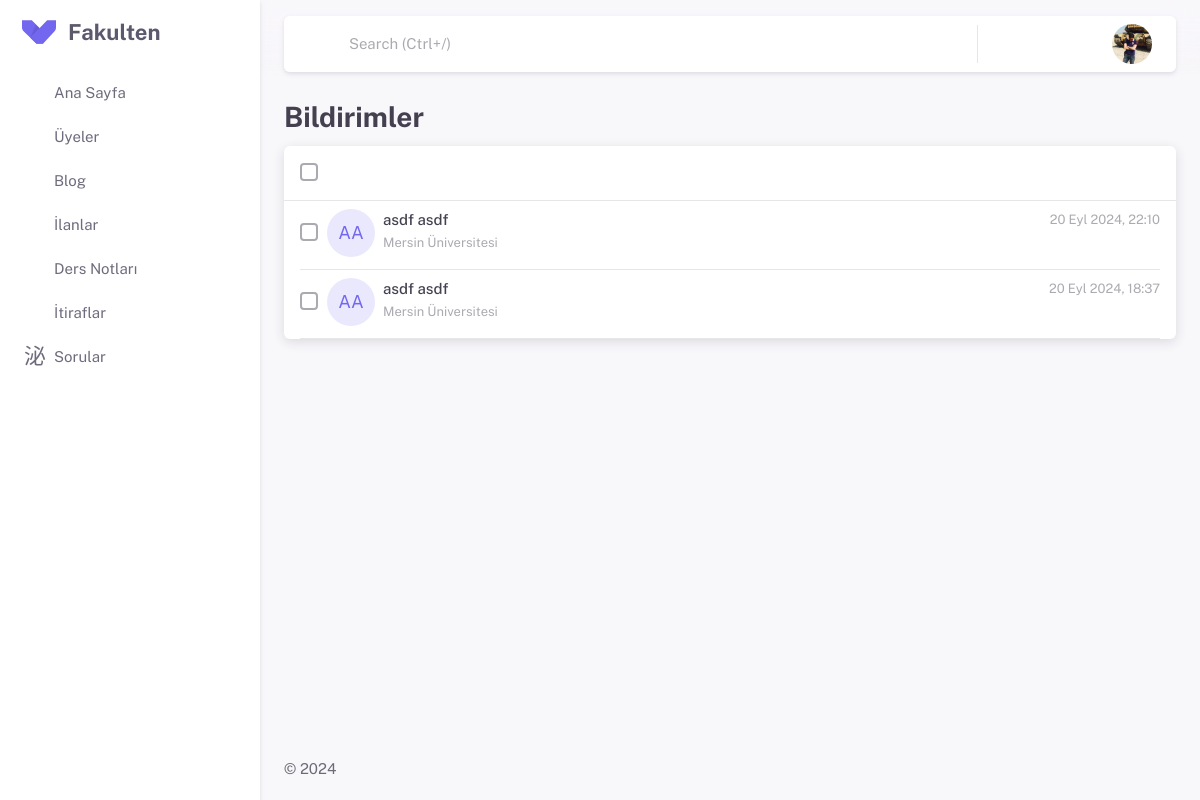
Before: /notifications/ (signed in) with the older database file.
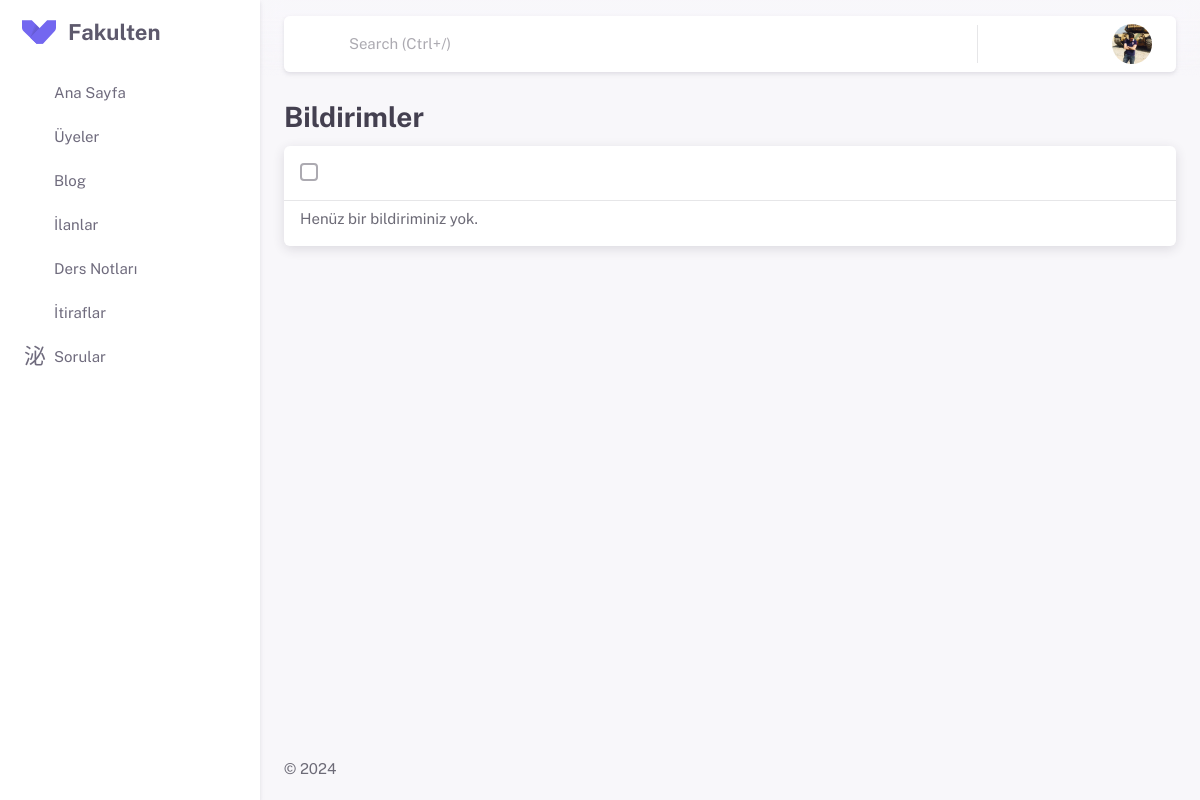
After: the same page with the newer database file.
### apps/notifications/models.py (models this page shows, shortened)
class Notification(models.Model):
    user = models.ForeignKey(settings.AUTH_USER_MODEL, on_delete=models.CASCADE, related_name='notifications')  # Makale sahibi
    action_user = models.ForeignKey(settings.AUTH_USER_MODEL, related_name='action_user', on_delete=models.CASCADE)  # Beğenen/Yorum yapan
    is_read = models.BooleanField(default=False)
    created_at = models.DateTimeField(auto_now_add=True)
    content_type = models.ForeignKey(ContentType, on_delete=models.CASCADE)
    object_id = models.PositiveIntegerField()
    content_object = GenericForeignKey('content_type', 'object_id')
    notification_type = models.CharField(max_length=20)

### apps/profiles/models.py (models this page shows)
class EducationalInformationModel(models.Model):
    user = models.OneToOneField(settings.AUTH_USER_MODEL,
                             on_delete=models.CASCADE, related_name='educational_information')
    country = models.ForeignKey(inputs.CountriesModel,
                             on_delete=models.CASCADE)
    university = models.ForeignKey(inputs.UniversitiesModel,
                             on_delete=models.CASCADE)
    department = models.ForeignKey(inputs.DepartmentsModel,
                             on_delete=models.CASCADE)
    status = models.ForeignKey(inputs.StatusModel,
                             on_delete=models.CASCADE)

### apps/inputs/models.py (models this page shows)
class UniversitiesModel(models.Model):
    countries = models.ForeignKey(CountriesModel, on_delete=models.CASCADE)
    universities = models.CharField(max_length=255)
    def __str__(self):
        return self.universities

### apps/notifications/views.py (the view)
# urls.py: path('', views.notification_list, name='notifications'),
@login_required
def notification_list(request):
    notifications = Notification.objects.filter(user=request.user).order_by('-created_at')
    notifications.update(is_read=True)
    paginator = Paginator(notifications, 12)
    page_number = request.GET.get('page')
    page_obj = paginator.get_page(page_number)
    context = {
        'notifications': page_obj,
    }
    return render(request, 'notifications/notifications.html', context)

### apps/notifications/templates/notifications/notifications.html (shortened to what this page needs)
{% extends 'partials/base.html' %}
{% load static %}
{% block content %}
<h3 class="mb-2 fw-bold" >Bildirimler</h3>
<div class="row g-0">
   <div class="col app-notifications-list">
      <div class="card">
         <div class="card-body notifications-list-header p-3 py-2">
            <div class="d-flex justify-content-between align-items-center ps-1">
               <div class="d-flex align-items-center">
                  <div class="form-check mb-0 ms-0">
                     <input class="form-check-input" type="checkbox" id="notifications-select-all" />
                  </div>
                  <div class="btn btn-text-secondary btn-icon rounded-pill me-1">
                     <i class="ti ti-trash ti-md notifications-delete cursor-pointer"></i>
                  </div>
               </div>
            </div>
         </div>
         <hr class="container-m-nx m-0" />
         <div class="card-body notifications-list p-4 py-0 " id="notifications-container">
            <div id="notifications" class="list-group infinite-container">
               {% for notification in notifications %}
               <div class="notification-list-item mt-2 infinite-item" data-notification-id="{{ notification.id }}">
                  <div class="d-flex flex-wrap bd-highlight mb-3">
                     <div class="d-flex align-items-start">
                        <div class="d-flex align-items-center">
                        <div class="bd-highlight">
                           <div class="form-check mb-0 ms-0">
                              <input class="notification-list-item-input form-check-input" type="checkbox" />
                           </div>
                        </div>
                        <div class="bd-highlight">
                           <div class="avatar avatar-md me-2 flex-shrink-0">
                              {% if notification.action_user.profile_photo.profile_photo %}
                              <img src="{{ notification.action_user.profile_photo.profile_photo.url }}" alt="Avatar" class="rounded-circle" height="32" width="32" />
                              {% else %}
                              <span class="avatar-initial rounded-circle bg-label-primary">{{ notification.action_user.first_name|first }}{{ notification.action_user.last_name|first }}</span>
                              {% endif %}
                           </div>
                        </div>
                     </div>
                        <div class="bd-highlight">
                           <a href="{% url 'profile' notification.action_user.username %}">
                              <div class="me-2 h6 mb-0">{{ notification.action_user.first_name }} {{ notification.action_user.last_name }}
                              </div>
                           </a>
                           <small class="text-muted">{{ notification.action_user.educational_information.university }}</small>
                        </div>
                     </div>
                     <div class="ms-auto bd-highlight">
                        <div class="mb-1">
                           <small class="text-muted"> {{ notification.created_at|date:"d M Y, H:i" }}</small>
                        </div>
                     </div>
                  </div>
               </div>
               <hr class="container-m-nx m-0" />
               {% empty %}
               <div class="mb-4 mt-2">Henüz bir bildiriminiz yok.</div>
               {% endfor %}
            </div>
         </div>
      </div>
   </div>
</div>
{% endblock content %}

Changed rows visible on the page:
removed Notification: action_user.first_name|first "A", action_user.last_name|first "A", action_user.first_name "asdf", action_user.last_name "asdf", action_user.educational_information.university "Mersin Üniversitesi", created_at "20 Eyl 2024, 22:10"
removed Notification: action_user.first_name|first "A", action_user.last_name|first "A", action_user.first_name "asdf", action_user.last_name "asdf", action_user.educational_information.university "Mersin Üniversitesi", created_at "20 Eyl 2024, 18:37"
Other visible differences:
text now shown: "Henüz bir bildiriminiz yok."
